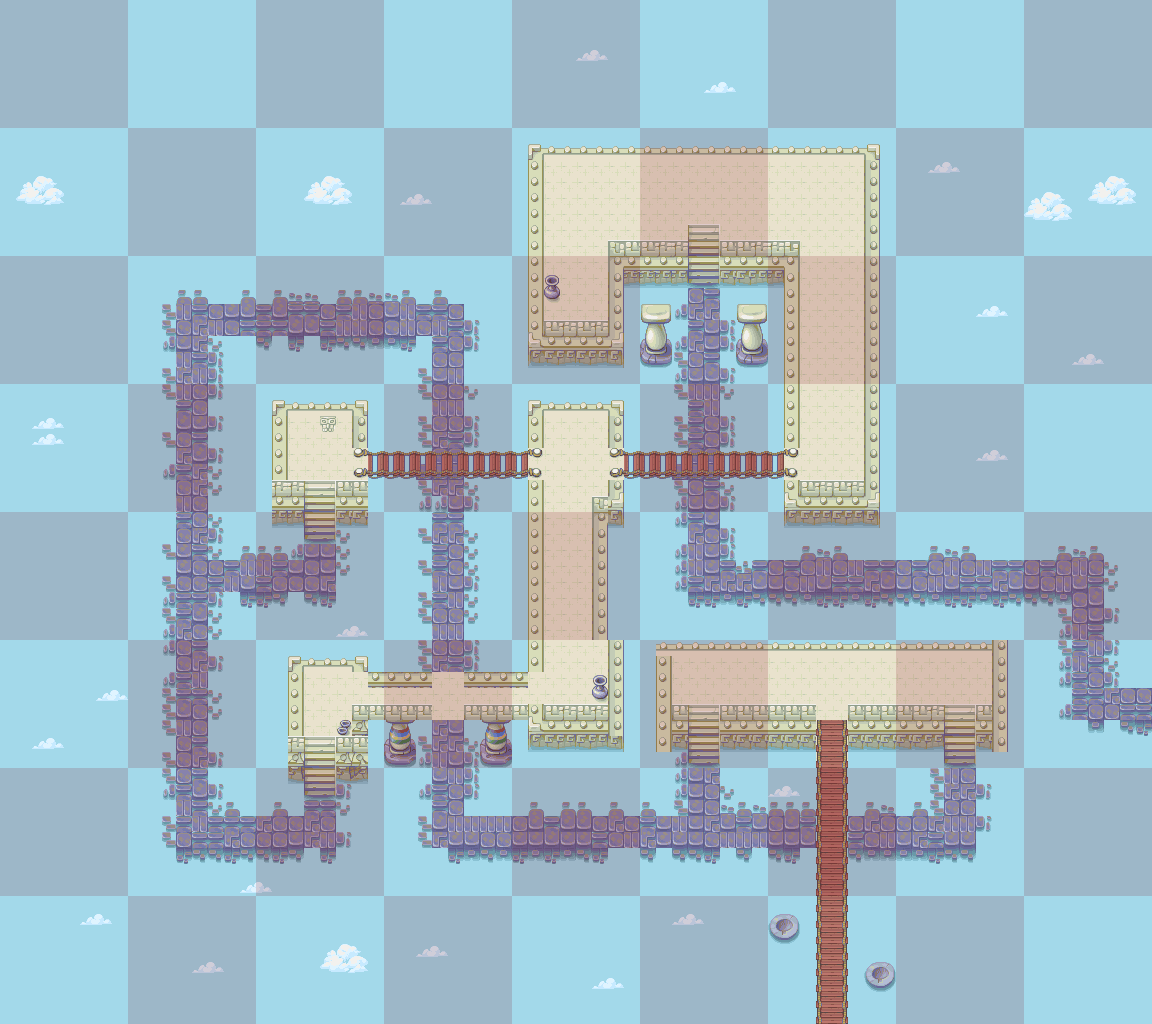

A level layout from a 2D game, rendered from its tile map. Below: a short description, then the map file with tile-grid data replaced by summaries:
An orthogonal 72x64 tile map with 16x16 px tiles, 2 tile layers (background, grid), 1 hidden layer not drawn, 3 tilesets and 2 objects (Gateway, Location).

<map version="1.0" orientation="orthogonal" width="72" height="64" tilewidth="16" tileheight="16">
 <properties>
  <property name="ambient" value="butterfly" />
 </properties>
 <tileset firstgid="1" name="forest" tilewidth="16" tileheight="16">
  <image source="forest.png" width="128" height="272" />
  <tile id="2">
   <properties>
    <property name="wall" value="" />
   </properties>
  </tile>
  <tile id="3">
   <properties>
    <property name="wall" value="" />
   </properties>
  </tile>
  <tile id="4">
   <properties>
    <property name="wall" value="" />
   </properties>
  </tile>
  <tile id="5">
   <properties>
    <property name="wall" value="" />
   </properties>
  </tile>
  <tile id="6">
   <properties>
    <property name="wall" value="" />
   </properties>
  </tile>
  <tile id="7">
   <properties>
    <property name="wall" value="" />
   </properties>
  </tile>
  <tile id="8">
   <properties>
    <property name="wall" value="" />
   </properties>
  </tile>
  <tile id="9">
   <properties>
    <property name="wall" value="" />
   </properties>
  </tile>
  <tile id="10">
   <properties>
    <property name="wall" value="" />
   </properties>
  </tile>
  <tile id="11">
   <properties>
    <property name="wall" value="" />
   </properties>
  </tile>
  <tile id="12">
   <properties>
    <property name="wall" value="" />
   </properties>
  </tile>
  <tile id="13">
   <properties>
    <property name="wall" value="" />
   </properties>
  </tile>
  <tile id="14">
   <properties>
    <property name="wall" value="" />
   </properties>
  </tile>
  <tile id="15">
   <properties>
    <property name="wall" value="" />
   </properties>
  </tile>
  <tile id="16">
   <properties>
    <property name="wall" value="" />
   </properties>
  </tile>
  <tile id="17">
   <properties>
    <property name="wall" value="" />
   </properties>
  </tile>
  <tile id="19">
   <properties>
    <property name="path" value="" />
   </properties>
  </tile>
  <tile id="20">
   <properties>
    <property name="path" value="" />
   </properties>
  </tile>
  <tile id="21">
   <properties>
    <property name="path" value="" />
   </properties>
  </tile>
  <tile id="22">
   <properties>
    <property name="path" value="" />
   </properties>
  </tile>
  <tile id="23">
   <properties>
    <property name="path" value="" />
   </properties>
  </tile>
  <tile id="24">
   <properties>
    <property name="path" value="" />
   </properties>
  </tile>
  <tile id="25">
   <properties>
    <property name="wall" value="" />
   </properties>
  </tile>
  <tile id="26">
   <properties>
    <property name="path" value="" />
   </properties>
  </tile>
  <tile id="27">
   <properties>
    <property name="path" value="" />
   </properties>
  </tile>
  <tile id="28">
   <properties>
    <property name="path" value="" />
   </properties>
  </tile>
  <tile id="29">
   <properties>
    <property name="path" value="" />
   </properties>
  </tile>
  <tile id="30">
   <properties>
    <property name="path" value="" />
   </properties>
  </tile>
  <tile id="31">
   <properties>
    <property name="wall" value="" />
   </properties>
  </tile>
  <tile id="32">
   <properties>
    <property name="wall" value="" />
   </properties>
  </tile>
  <tile id="33">
   <properties>
    <property name="wall" value="" />
   </properties>
  </tile>
  <tile id="34">
   <properties>
    <property name="wall" value="" />
   </properties>
  </tile>
  <tile id="35">
   <properties>
    <property name="wall" value="" />
   </properties>
  </tile>
  <tile id="36">
   <properties>
    <property name="wall" value="" />
   </properties>
  </tile>
  <tile id="37">
   <properties>
    <property name="path" value="" />
   </properties>
  </tile>
  <tile id="38">
   <properties>
    <property name="path" value="" />
   </properties>
  </tile>
  <tile id="39">
   <properties>
    <property name="wall" value="" />
   </properties>
  </tile>
  <tile id="40">
   <properties>
    <property name="wall" value="" />
   </properties>
  </tile>
  <tile id="41">
   <properties>
    <property name="wall" value="" />
   </properties>
  </tile>
  <tile id="42">
   <properties>
    <property name="wall" value="" />
   </properties>
  </tile>
  <tile id="43">
   <properties>
    <property name="wall" value="" />
   </properties>
  </tile>
  <tile id="44">
   <properties>
    <property name="path" value="" />
   </properties>
  </tile>
  <tile id="45">
   <properties>
    <property name="path" value="" />
   </properties>
  </tile>
  <tile id="46">
   <properties>
    <property name="path" value="" />
   </properties>
  </tile>
  <tile id="47">
   <properties>
    <property name="path" value="" />
   </properties>
  </tile>
  <tile id="48">
   <properties>
    <property name="wall" value="" />
   </properties>
  </tile>
  <tile id="49">
   <properties>
    <property name="wall" value="" />
   </properties>
  </tile>
  <tile id="50">
   <properties>
    <property name="wall" value="" />
   </properties>
  </tile>
  <tile id="51">
   <properties>
    <property name="wall" value="" />
   </properties>
  </tile>
  <tile id="52">
   <properties>
    <property name="path" value="" />
   </properties>
  </tile>
  <tile id="53">
   <properties>
    <property name="wall" value="" />
   </properties>
  </tile>
  <tile id="54">
   <properties>
    <property name="wall" value="" />
   </properties>
  </tile>
  <tile id="58">
   <properties>
    <property name="obstacle" value="" />
   </properties>
  </tile>
  <tile id="59">
   <properties>
    <property name="obstacle" value="" />
   </properties>
  </tile>
  <tile id="60">
   <properties>
    <property name="obstacle" value="" />
   </properties>
  </tile>
  <tile id="63">
   <properties>
    <property name="obstacle" value="" />
   </properties>
  </tile>
  <tile id="64">
   <properties>
    <property name="wall" value="" />
   </properties>
  </tile>
  <tile id="65">
   <properties>
    <property name="wall" value="" />
   </properties>
  </tile>
  <tile id="66">
   <properties>
    <property name="wall" value="" />
   </properties>
  </tile>
  <tile id="67">
   <properties>
    <property name="wall" value="" />
   </properties>
  </tile>
  <tile id="68">
   <properties>
    <property name="wall" value="" />
   </properties>
  </tile>
  <tile id="69">
   <properties>
    <property name="wall" value="" />
   </properties>
  </tile>
  <tile id="70">
   <properties>
    <property name="wall" value="" />
   </properties>
  </tile>
  <tile id="71">
   <properties>
    <property name="obstacle" value="" />
   </properties>
  </tile>
  <tile id="72">
   <properties>
    <property name="wall" value="" />
   </properties>
  </tile>
  <tile id="73">
   <properties>
    <property name="wall" value="" />
   </properties>
  </tile>
  <tile id="74">
   <properties>
    <property name="wall" value="" />
   </properties>
  </tile>
  <tile id="75">
   <properties>
    <property name="wall" value="" />
   </properties>
  </tile>
  <tile id="76">
   <properties>
    <property name="wall" value="" />
   </properties>
  </tile>
  <tile id="77">
   <properties>
    <property name="wall" value="" />
   </properties>
  </tile>
  <tile id="78">
   <properties>
    <property name="wall" value="" />
   </properties>
  </tile>
  <tile id="79">
   <properties>
    <property name="wall" value="" />
   </properties>
  </tile>
  <tile id="80">
   <properties>
    <property name="wall" value="" />
   </properties>
  </tile>
  <tile id="81">
   <properties>
    <property name="wall" value="" />
   </properties>
  </tile>
  <tile id="82">
   <properties>
    <property name="wall" value="" />
   </properties>
  </tile>
  <tile id="83">
   <properties>
    <property name="wall" value="" />
   </properties>
  </tile>
  <tile id="84">
   <properties>
    <property name="wall" value="" />
   </properties>
  </tile>
  <tile id="85">
   <properties>
    <property name="wall" value="" />
   </properties>
  </tile>
  <tile id="86">
   <properties>
    <property name="wall" value="" />
   </properties>
  </tile>
  <tile id="87">
   <properties>
    <property name="wall" value="" />
   </properties>
  </tile>
  <tile id="88">
   <properties>
    <property name="obstacle" value="" />
   </properties>
  </tile>
  <tile id="89">
   <properties>
    <property name="obstacle" value="" />
   </properties>
  </tile>
  <tile id="90">
   <properties>
    <property name="obstacle" value="" />
   </properties>
  </tile>
  <tile id="91">
   <properties>
    <property name="obstacle" value="" />
   </properties>
  </tile>
  <tile id="92">
   <properties>
    <property name="obstacle" value="" />
   </properties>
  </tile>
  <tile id="93">
   <properties>
    <property name="obstacle" value="" />
   </properties>
  </tile>
  <tile id="94">
   <properties>
    <property name="obstacle" value="" />
   </properties>
  </tile>
  <tile id="95">
   <properties>
    <property name="obstacle" value="" />
   </properties>
  </tile>
  <tile id="96">
   <properties>
    <property name="obstacle" value="" />
   </properties>
  </tile>
  <tile id="97">
   <properties>
    <property name="obstacle" value="" />
   </properties>
  </tile>
  <tile id="98">
   <properties>
    <property name="obstacle" value="" />
   </properties>
  </tile>
  <tile id="99">
   <properties>
    <property name="obstacle" value="" />
   </properties>
  </tile>
  <tile id="100">
   <properties>
    <property name="obstacle" value="" />
   </properties>
  </tile>
  <tile id="101">
   <properties>
    <property name="obstacle" value="" />
   </properties>
  </tile>
  <tile id="102">
   <properties>
    <property name="obstacle" value="" />
   </properties>
  </tile>
  <tile id="103">
   <properties>
    <property name="obstacle" value="" />
   </properties>
  </tile>
  <tile id="104">
   <properties>
    <property name="door" value="" />
   </properties>
  </tile>
  <tile id="105">
   <properties>
    <property name="door" value="" />
   </properties>
  </tile>
  <tile id="112">
   <properties>
    <property name="door" value="" />
   </properties>
  </tile>
  <tile id="113">
   <properties>
    <property name="door" value="" />
   </properties>
  </tile>
  <tile id="120">
   <properties>
    <property name="door" value="" />
   </properties>
  </tile>
  <tile id="121">
   <properties>
    <property name="door" value="" />
   </properties>
  </tile>
  <tile id="128">
   <properties>
    <property name="door" value="" />
   </properties>
  </tile>
  <tile id="129">
   <properties>
    <property name="door" value="" />
   </properties>
  </tile>
 </tileset>
 <tileset firstgid="137" name="temple" tilewidth="16" tileheight="16">
  <image source="temple.png" trans="ff00ff" width="128" height="448" />
  <tile id="0">
   <properties>
    <property name="wall" value="" />
   </properties>
  </tile>
  <tile id="1">
   <properties>
    <property name="wall" value="" />
   </properties>
  </tile>
  <tile id="2">
   <properties>
    <property name="wall" value="" />
   </properties>
  </tile>
  <tile id="3">
   <properties>
    <property name="wall" value="" />
   </properties>
  </tile>
  <tile id="4">
   <properties>
    <property name="wall" value="" />
   </properties>
  </tile>
  <tile id="5">
   <properties>
    <property name="wall" value="" />
   </properties>
  </tile>
  <tile id="6">
   <properties>
    <property name="wall" value="" />
   </properties>
  </tile>
  <tile id="7">
   <properties>
    <property name="wall" value="" />
   </properties>
  </tile>
  <tile id="8">
   <properties>
    <property name="wall" value="" />
   </properties>
  </tile>
  <tile id="9">
   <properties>
    <property name="wall" value="" />
   </properties>
  </tile>
  <tile id="10">
   <properties>
    <property name="wall" value="" />
   </properties>
  </tile>
  <tile id="11">
   <properties>
    <property name="wall" value="" />
   </properties>
  </tile>
  <tile id="12">
   <properties>
    <property name="wall" value="" />
   </properties>
  </tile>
  <tile id="14">
   <properties>
    <property name="wall" value="" />
   </properties>
  </tile>
  <tile id="15">
   <properties>
    <property name="wall" value="" />
   </properties>
  </tile>
  <tile id="16">
   <properties>
    <property name="wall" value="" />
   </properties>
  </tile>
  <tile id="17">
   <properties>
    <property name="wall" value="" />
   </properties>
  </tile>
  <tile id="18">
   <properties>
    <property name="wall" value="" />
   </properties>
  </tile>
  <tile id="22">
   <properties>
    <property name="wall" value="" />
   </properties>
  </tile>
  <tile id="24">
   <properties>
    <property name="wall" value="" />
   </properties>
  </tile>
  <tile id="29">
   <properties>
    <property name="wall" value="" />
   </properties>
  </tile>
  <tile id="32">
   <properties>
    <property name="wall" value="" />
   </properties>
  </tile>
  <tile id="33">
   <properties>
    <property name="wall" value="" />
   </properties>
  </tile>
  <tile id="35">
   <properties>
    <property name="wall" value="" />
   </properties>
  </tile>
  <tile id="37">
   <properties>
    <property name="wall" value="" />
   </properties>
  </tile>
  <tile id="38">
   <properties>
    <property name="wall" value="" />
   </properties>
  </tile>
  <tile id="39">
   <properties>
    <property name="wall" value="" />
   </properties>
  </tile>
  <tile id="40">
   <properties>
    <property name="wall" value="" />
   </properties>
  </tile>
  <tile id="48">
   <properties>
    <property name="wall" value="" />
   </properties>
  </tile>
  <tile id="49">
   <properties>
    <property name="wall" value="" />
   </properties>
  </tile>
  <tile id="54">
   <properties>
    <property name="bridge" value="" />
   </properties>
  </tile>
  <tile id="55">
   <properties>
    <property name="wall" value="" />
   </properties>
  </tile>
  <tile id="56">
   <properties>
    <property name="wall" value="" />
   </properties>
  </tile>
  <tile id="58">
   <properties>
    <property name="wall" value="" />
   </properties>
  </tile>
  <tile id="59">
   <properties>
    <property name="wall" value="" />
   </properties>
  </tile>
  <tile id="60">
   <properties>
    <property name="wall" value="" />
   </properties>
  </tile>
  <tile id="61">
   <properties>
    <property name="wall" value="" />
   </properties>
  </tile>
  <tile id="62">
   <properties>
    <property name="wall" value="" />
   </properties>
  </tile>
  <tile id="67">
   <properties>
    <property name="wall" value="" />
   </properties>
  </tile>
  <tile id="68">
   <properties>
    <property name="wall" value="" />
   </properties>
  </tile>
  <tile id="84">
   <properties>
    <property name="wall" value="" />
   </properties>
  </tile>
  <tile id="96">
   <properties>
    <property name="wall" value="" />
   </properties>
  </tile>
  <tile id="97">
   <properties>
    <property name="wall" value="" />
   </properties>
  </tile>
  <tile id="98">
   <properties>
    <property name="wall" value="" />
   </properties>
  </tile>
  <tile id="99">
   <properties>
    <property name="wall" value="" />
   </properties>
  </tile>
  <tile id="100">
   <properties>
    <property name="wall" value="" />
   </properties>
  </tile>
  <tile id="101">
   <properties>
    <property name="wall" value="" />
   </properties>
  </tile>
  <tile id="102">
   <properties>
    <property name="wall" value="" />
   </properties>
  </tile>
  <tile id="103">
   <properties>
    <property name="wall" value="" />
   </properties>
  </tile>
  <tile id="110">
   <properties>
    <property name="bridge" value="" />
   </properties>
  </tile>
  <tile id="114">
   <properties>
    <property name="bridge" value="" />
   </properties>
  </tile>
  <tile id="115">
   <properties>
    <property name="bridge" value="" />
   </properties>
  </tile>
  <tile id="116">
   <properties>
    <property name="bridge" value="" />
   </properties>
  </tile>
  <tile id="117">
   <properties>
    <property name="bridge" value="" />
   </properties>
  </tile>
  <tile id="118">
   <properties>
    <property name="bridge" value="" />
   </properties>
  </tile>
  <tile id="119">
   <properties>
    <property name="bridge" value="" />
   </properties>
  </tile>
  <tile id="120">
   <properties>
    <property name="bridge" value="" />
   </properties>
  </tile>
  <tile id="123">
   <properties>
    <property name="bridge" value="" />
   </properties>
  </tile>
  <tile id="125">
   <properties>
    <property name="bridge" value="" />
   </properties>
  </tile>
  <tile id="128">
   <properties>
    <property name="bridge" value="" />
   </properties>
  </tile>
  <tile id="131">
   <properties>
    <property name="bridge" value="" />
   </properties>
  </tile>
  <tile id="132">
   <properties>
    <property name="bridge" value="" />
   </properties>
  </tile>
  <tile id="134">
   <properties>
    <property name="bridge" value="" />
   </properties>
  </tile>
  <tile id="135">
   <properties>
    <property name="bridge" value="" />
   </properties>
  </tile>
  <tile id="138">
   <properties>
    <property name="bridge" value="" />
   </properties>
  </tile>
  <tile id="139">
   <properties>
    <property name="bridge" value="" />
   </properties>
  </tile>
  <tile id="140">
   <properties>
    <property name="bridge" value="" />
   </properties>
  </tile>
  <tile id="141">
   <properties>
    <property name="bridge" value="" />
   </properties>
  </tile>
  <tile id="142">
   <properties>
    <property name="bridge" value="" />
   </properties>
  </tile>
  <tile id="143">
   <properties>
    <property name="bridge" value="" />
   </properties>
  </tile>
  <tile id="144">
   <properties>
    <property name="bridge" value="" />
   </properties>
  </tile>
  <tile id="147">
   <properties>
    <property name="bridge" value="" />
   </properties>
  </tile>
  <tile id="149">
   <properties>
    <property name="bridge" value="" />
   </properties>
  </tile>
  <tile id="154">
   <properties>
    <property name="bridge" value="" />
   </properties>
  </tile>
  <tile id="155">
   <properties>
    <property name="bridge" value="" />
   </properties>
  </tile>
  <tile id="156">
   <properties>
    <property name="bridge" value="" />
   </properties>
  </tile>
  <tile id="157">
   <properties>
    <property name="bridge" value="" />
   </properties>
  </tile>
  <tile id="178">
   <properties>
    <property name="bridge" value="" />
   </properties>
  </tile>
  <tile id="179">
   <properties>
    <property name="bridge" value="" />
   </properties>
  </tile>
  <tile id="180">
   <properties>
    <property name="bridge" value="" />
   </properties>
  </tile>
  <tile id="181">
   <properties>
    <property name="bridge" value="" />
   </properties>
  </tile>
  <tile id="202">
   <properties>
    <property name="bridge" value="" />
   </properties>
  </tile>
  <tile id="203">
   <properties>
    <property name="bridge" value="" />
   </properties>
  </tile>
  <tile id="204">
   <properties>
    <property name="bridge" value="" />
   </properties>
  </tile>
  <tile id="205">
   <properties>
    <property name="bridge" value="" />
   </properties>
  </tile>
 </tileset>
 <tileset firstgid="361" name="temple_overlay" tilewidth="16" tileheight="16">
  <image source="temple_overlay.png" trans="ffffff" width="128" height="64" />
 </tileset>
 <layer name="background" width="72" height="64">
  <data>[4608 cells, 4608 non-empty, 91 distinct tile ids]</data>
 </layer>
 <layer name="overlay" width="72" height="64" visible="0">
  <data>[4608 cells, 18 non-empty, 7 distinct tile ids]</data>
 </layer>
 <layer name="grid" width="72" height="64" opacity="0.17">
  <data>[4608 cells, 2304 non-empty, 1 distinct tile ids]</data>
 </layer>
 <objectgroup name="triggers" width="72" height="64">
  <!-- 2 objects omitted --></objectgroup>
</map>
<!-- 2 of 2 objects omitted -->
